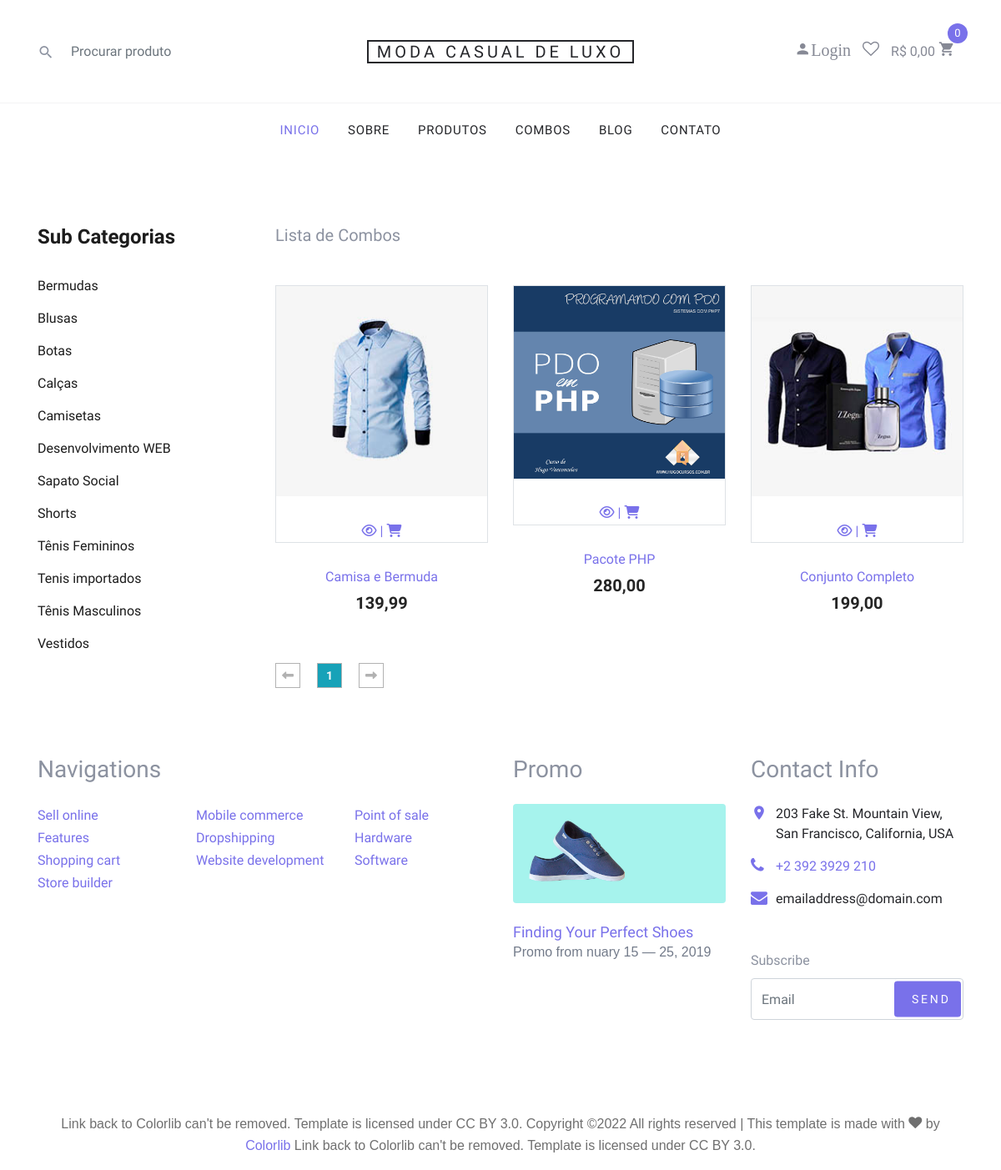
/lojaVirtualPHP/combos.php, run on the app's committed database.
### tables this page shows
CREATE TABLE `sub_categorias` (
  `id` int(11) NOT NULL AUTO_INCREMENT,
  `nome` varchar(50) NOT NULL,
  `nome_url` varchar(50) NOT NULL,
  `imagem` varchar(100) NOT NULL,
  `id_categoria` int(11) NOT NULL,
  PRIMARY KEY (`id`)
);

CREATE TABLE `combos` (
  `id` int(11) NOT NULL AUTO_INCREMENT,
  `nome` varchar(100) NOT NULL,
  `nome_url` varchar(50) NOT NULL,
  `descricao` varchar(1000) NOT NULL,
  `descricao_longa` text NOT NULL,
  `valor` decimal(8,2) NOT NULL,
  `imagem` varchar(100) NOT NULL,
  `tipo_envio` int(1) NOT NULL,
  `palavras` varchar(250) NOT NULL,
  `ativo` varchar(5) NOT NULL,
  `peso` double(8,2) NOT NULL,
  `largura` double(8,2) NOT NULL,
  `altura` double(8,2) NOT NULL,
  `comprimento` double(8,2) NOT NULL,
  `valor_frete` decimal(10,2) DEFAULT NULL,
  `vendas` int(11) DEFAULT NULL,
  `link` varchar(150) DEFAULT NULL,
  PRIMARY KEY (`id`)
);

### lojaVirtualPHP/config.php (called while the page is built, shortened)
<?php
$itens_por_pagina = 6;
?>

### lojaVirtualPHP/combos.php (the view, shortened to what this page needs)
<?php
require_once("cabecalho.php");
?>
<?php
if(@$_GET['pagina'] != null){
    $pag = $_GET['pagina'];
}else{
    $pag = 0;
}
$limite = $pag * @$itens_por_pagina;
$pagina = $pag;
$nome_pag = 'combos.php';
 ?>
<section class="product spad">
    <div class="container">
        <div class="row">
            <div class="col-lg-3 col-md-5">
                <div class="sidebar">
                    <div class="sidebar__item">
                        <h4>Sub Categorias</h4>
                        <ul>
                            <?php
                            $query = $pdo->query("SELECT * FROM sub_categorias order by nome asc ");
                            $res = $query->fetchAll(PDO::FETCH_ASSOC);
                            for ($i=0; $i < count($res); $i++) {
                              $nome = $res[$i]['nome'];
                              $nome_url = $res[$i]['nome_url'];
                              ?>
                              <li><a href="produtos-<?php echo $nome_url ?>"><?php echo $nome ?></a></li>
                          <?php } ?>
                      </ul>
                  </div>
              </div>
          </div>
          <div class="col-lg-9 col-md-7">
            <h5>Lista de Combos</h5>
            <div class="row mt-4">
              <?php
                $query = $pdo->query("SELECT * FROM combos where ativo = 'Sim' order by vendas desc LIMIT $limite, $itens_por_pagina ");
                $res = $query->fetchAll(PDO::FETCH_ASSOC);
                for ($i=0; $i < count($res); $i++) {
                  $nome = $res[$i]['nome'];
                  $valor = $res[$i]['valor'];
                  $nome_url = $res[$i]['nome_url'];
                  $imagem = $res[$i]['imagem'];
                  $id = $res[$i]['id'];
                  $valor = number_format($valor, 2, ',', '.');
                  $query3 = $pdo->query("SELECT * FROM combos where ativo = 'Sim'");
                  $res3 = $query3->fetchAll(PDO::FETCH_ASSOC);
                  $num_total = @count($res3);
                  $num_paginas = ceil($num_total/$itens_por_pagina);
                  ?>
                  <div class="col-lg-4 col-md-6 col-sm-6 mt-4">
                        <div class="product__item">
                    <div>
                    <a href="combo-<?php echo $nome_url ?>"> <figure class="block-4-image text-center border">
                    <img src="img/combos/<?php echo $imagem ?>" alt="Image placeholder" class="img-fluid">
                   <BR></BR>
                    <i class="fa fa-eye"> </i>  |
                    <a href="" onclick="carrinhoModal('<?php echo $id ?>','Sim')"><i class="fa fa-shopping-cart"></i>
                </figure></a>
                    </div>
                    <div class="product__item__text">
                        <a href="combo-<?php echo $nome_url ?>"><h6><?php echo $nome ?></h6>
                            <h5><?php echo $valor ?></h5></a>
                        </div>
                    </div>
                    </div>
                <?php } ?>
            </div>
            <div class="product__pagination">
                <a href="<?php echo $nome_pag ?>?pagina=0"><i class="fa fa-long-arrow-left"></i></a>
                <?php
                    for($i = 0; $i < @$num_paginas; $i++){
                        $estilo = '';
                        if($pagina == $i){
                            $estilo = 'bg-info text-light';
                        }
                        if($pagina >= ($i - 2) && $pagina <= ($i + 2)){ ?>
                         <a href="<?php echo $nome_pag ?>?pagina=<?php echo $i ?>" class="<?php echo $estilo ?>"><?php echo $i + 1 ?></a>
                       <?php }
                    }
                 ?>
                <a href="<?php echo $nome_pag ?>?pagina=<?php echo $num_paginas - 1 ?>"><i class="fa fa-long-arrow-right"></i></a>
            </div>
        </div>
    </div>
</div>
</section>
<?php
require_once("rodape.php");
?>

### lojaVirtualPHP/cssH/style.css (style rules this page uses)
html, body { height: 100%; font-family: "Cairo", sans-serif; -webkit-font-smoothing: antialiased; font-smoothing: antialiased; }
h1, h2, h3, h4, h5, h6 { margin: 0; color: #111111; font-weight: 400; font-family: "Cairo", sans-serif; }
h4 { font-size: 24px; }
h5 { font-size: 18px; }
h6 { font-size: 16px; }
img { max-width: 100%; }
ul, ol { padding: 0; margin: 0; }
.spad { padding-top: 100px; padding-bottom: 100px; }
.sidebar__item { margin-bottom: 35px; }
.sidebar__item h4 { color: #1c1c1c; font-weight: 700; margin-bottom: 25px; }
.sidebar__item ul li { list-style: none; }
.sidebar__item ul li a { font-size: 16px; color: #1c1c1c; line-height: 39px; display: block; }
.product { padding-top: 80px; padding-bottom: 80px; }
.product__item { margin-bottom: 50px; }
.product__item__text { text-align: center; padding-top: 15px; }
.product__item__text h6 { margin-bottom: 10px; }
.product__item__text h5 { color: #252525; font-weight: 700; }
.product__pagination, .blog__pagination { padding-top: 10px; }
.product__pagination a, .blog__pagination a { display: inline-block; width: 30px; height: 30px; border: 1px solid #b2b2b2; font-size: 14px; color: #b2b2b2; font-weight: 700; line-height: 28px; text-align: center; margin-right: 16px; -webkit-transition: all, 0.3s; -moz-transition: all, 0.3s; -ms-transition: all, 0.3s; -o-transition: all, 0.3s; transition: all, 0.3s; }
.product__pagination a:last-child, .blog__pagination a:last-child { margin-right: 0; }
@media only screen and (min-width: 1200px) { .container { max-width: 1170px; } }

### lojaVirtualPHP/css/style.css (style rules this page uses)
body { line-height: 1.7; color: #8c92a0; font-weight: 300; font-size: 16px; }
a { -webkit-transition: .3s all ease; -o-transition: .3s all ease; transition: .3s all ease; }

### data on the page
sub_categorias: nome "Bermudas"
sub_categorias: nome "Blusas"
sub_categorias: nome "Botas"
sub_categorias: nome "Calças"
sub_categorias: nome "Camisetas"
sub_categorias: nome "Desenvolvimento WEB"
sub_categorias: nome "Sapato Social"
sub_categorias: nome "Shorts"
sub_categorias: nome "Tênis Femininos"
sub_categorias: nome "Tenis importados"
sub_categorias: nome "Tênis Masculinos"
sub_categorias: nome "Vestidos"
combos: imagem (picture), nome "Camisa e Bermuda", valor "139,99"
combos: imagem (picture), nome "Pacote PHP", valor "280,00"
combos: imagem (picture), nome "Conjunto Completo", valor "199,00"

### other printed values
$Gnome_loja "MODA CASUAL DE LUXO"
$total_c "0,00"
$linhas "0"
